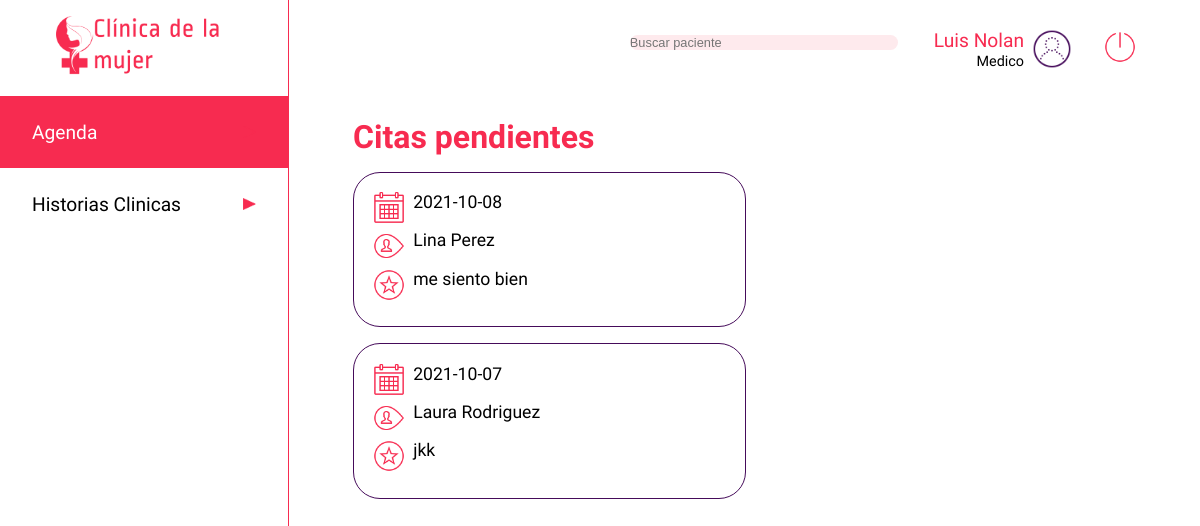
Before: /agenda/1048484611 (signed in) with the older database file.
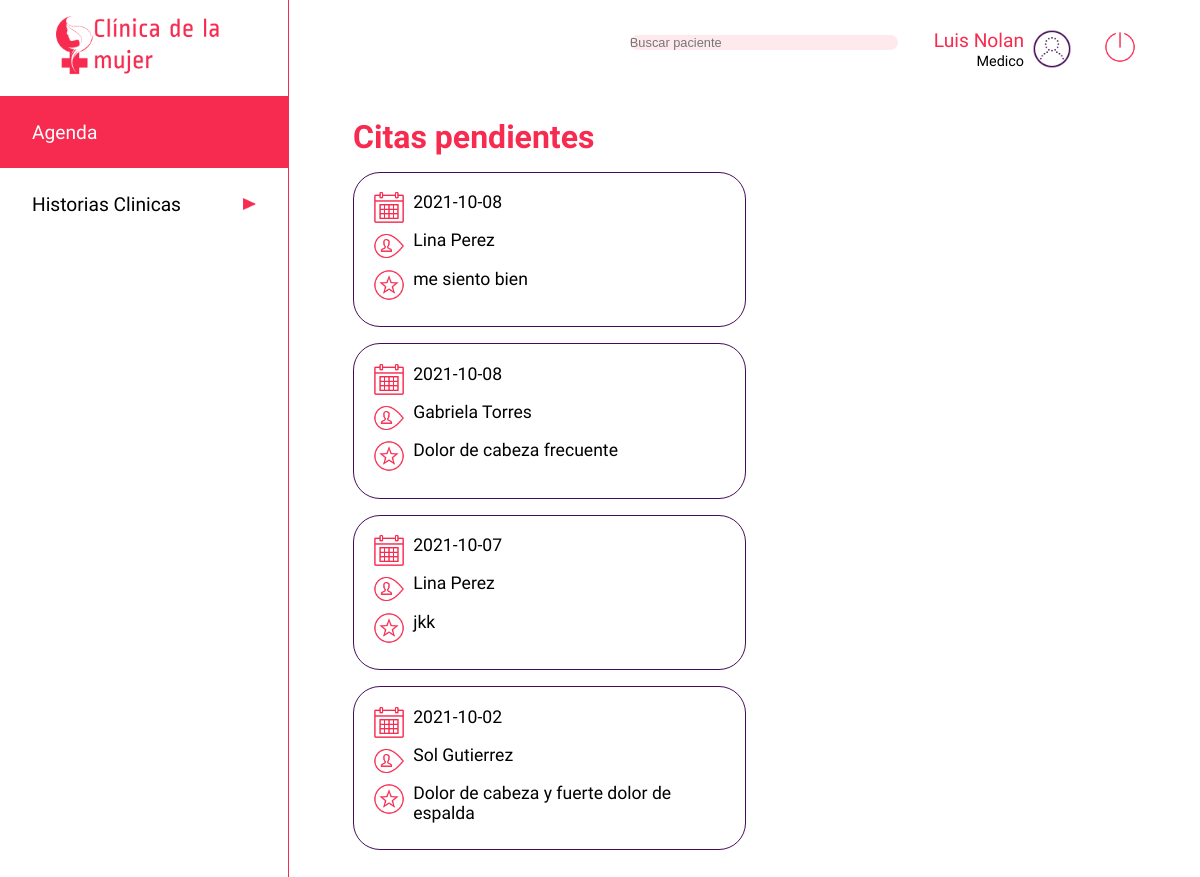
After: the same page with the newer database file.
### app.py (models this page shows, shortened)
class citas(db.Model):
    __tablename__ = 'citas'
    cita_id=db.Column(db.Integer, primary_key=True)
    medico_id = db.Column(db.Integer, nullable=False)
    paciente_id = db.Column(db.Integer, nullable=False)
    fecha = db.Column(db.String)
    motivo = db.Column(db.String(500))
    estado = db.Column(db.Boolean)
    hora_atencion = db.Column(db.String)
    sintomas = db.Column(db.String)
    diagnostico = db.Column(db.String)
    anotaciones = db.Column(db.String)
    calificacion = db.Column(db.Integer)
    calificacion_obs = db.Column(db.String)

class users(db.Model):
    __tablename__ = 'users'
    cedula = db.Column(db.Integer, primary_key=True)
    nombre=db.Column(db.String)
    apellido=db.Column(db.String)
    nacimiento=db.Column(db.String)
    eps=db.Column(db.String)
    email=db.Column(db.String, unique=True)
    telefono=db.Column(db.Integer)
    dir=db.Column(db.String)
    ciudad=db.Column(db.String)
    password=db.Column(db.String)
    rol =db.Column(db.String)
    especialidad = db.Column(db.String)
    estado = db.Column(db.Boolean)

### app.py (the view)
@app.route('/agenda/<cedulam>', methods=['GET'])
def agenda_medicov(cedulam):
    if 'usuarioIngresado' in session:
        usuario = users.query.filter_by(cedula=int(session['usuarioIngresado'])).first()
        lcita = citas.query.filter_by(medico_id=cedulam)
        pacientes = users.query.filter_by(rol='paciente')
        return render('agendamedico.html',row=usuario, listacitas=lcita, listapacientes=pacientes)
    else:
        return render('acceso-denegado.html')

### templates/agendamedico.html (shortened to what this page needs)
<!DOCTYPE html>
<html lang="es">
<head>
    <link rel="stylesheet" type="text/css" href="{{ url_for('static', filename='css/style.css')}}">
</head>
<body>
    <header class="header">
        <img src="{{ url_for('static', filename='images/iconoclinica.png')}}" class="logo" alt="Clinica de la mujer">
        <nav>
            <ul class="menu">
                <li class="menuitems"><a href="/agenda/{{row ['cedula']}}" class="menuselect"><span>Agenda</span><img src="{{ url_for('static', filename='images/triangulo.png')}}" class="flecha" alt=""></a></li>
                <li class="menuitems"><a href="/medico/historia-clinica/{{row ['cedula']}}" class="menulink"><span>Historias Clinicas</span><img src="{{ url_for('static', filename='images/triangulo.png')}}" class="flecha" alt=""></a></li>
            </ul>
        </nav>
    </header>
    <main class="main">
        <div class="searchuser">
            <div>
                <input type="search" class="search" placeholder="Buscar paciente">
                <div class="perfil">
                    <div>
                        <span class="nameuser">{{ row ['nombre'] }} {{ row ['apellido'] }}</span><br>
                        <span class="roluser">Medico</span>
                    </div>
                    <img src="{{ url_for('static', filename='images/test_account_100px.png')}}" class="profile" alt="">
                    <a href="/logout" type="button" class="btn"><img src="{{ url_for('static', filename='images/off.png')}}" class="logout" alt="Cerrar sesion"></a>
                </div>
            </div>
        </div>
        <div class="cuerpo">
            <h1 class="titulo"><span style="color:#F72B50">Citas pendientes</span></h1>
            {% for data in listacitas %}
            <div class="infocita">
                <div class="diahora">
                    <img src="{{ url_for('static', filename='images/calendar_100px.png')}}" class="calendarwatch" alt=""><span>{{data.fecha}}</span>
                </div>
                <div class="diahora">
                    <img src="{{ url_for('static', filename='images/username_100px.png')}}" class="calendarwatch" alt="">
                    {% for t in listapacientes %}
                        {% if t.cedula == data.paciente_id %}
                            <span>{{ t.nombre }} {{ t.apellido }}</span>
                        {% endif %}
                    {% endfor %}
                </div>
                <div class="diahora">
                    <img src="{{ url_for('static', filename='images/rating_circled_pink_100px.png')}}" class="calendarwatch" alt=""><span>{{data.motivo}}</span>
                </div>
            </div>
            {% endfor %}
            </div>
    </main>
</body>
</html>

Changed rows visible on the page:
now on this page (row edited): citas: fecha "2021-10-08", motivo "Dolor de cabeza frecuente"
now on this page (row unchanged): users: nombre "Gabriela", apellido "Torres", shown under "2021-10-08"
changed citas "jkk": loses users (nombre "Laura", apellido "Rodriguez"); gains users (nombre "Lina", apellido "Perez")
now on this page (row edited): citas: fecha "2021-10-02", motivo "Dolor de cabeza y fuerte dolor de espalda"
now on this page (row unchanged): users: nombre "Sol", apellido "Gutierrez", shown under "2021-10-02"
